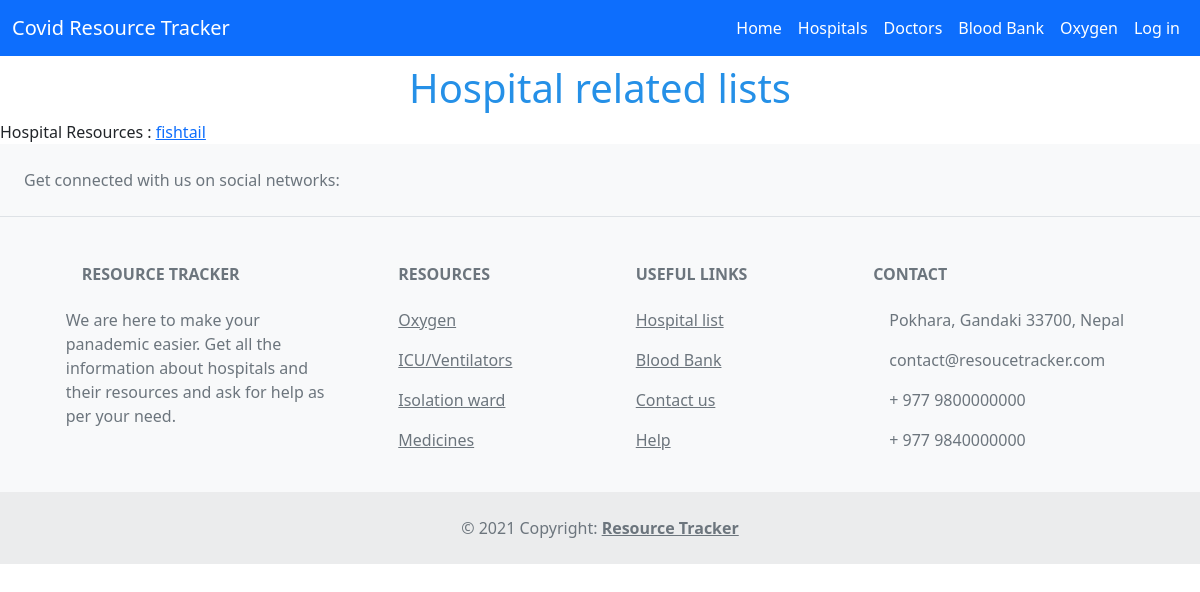
The page /hospital_related_list/ on the database as committed earlier.
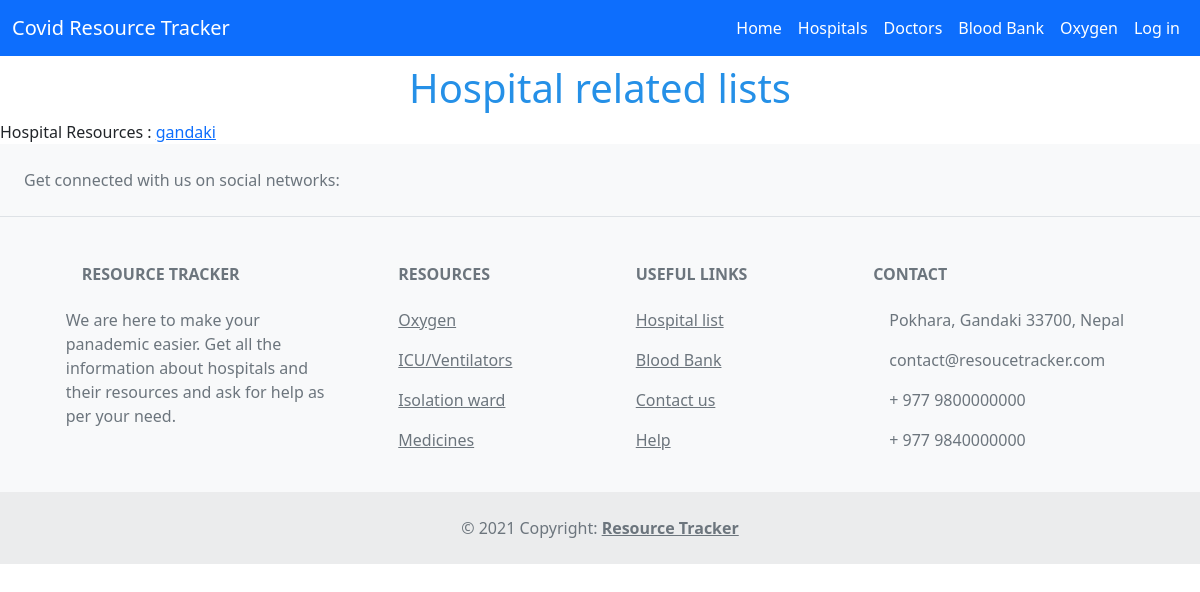
The same page on the database as committed later.
### apps/models.py (models this page shows, shortened)
class HospitalRelated(models.Model):
    doctors_available = (
        ('Not Available', 'Not Available'),
        ('Available', 'Available'),
    )
    ambulance_available = (
        ('Not Available', 'Not Available'),
        ('Available', 'Available'),
    )
    blood_available = (
        ('Not Available', 'Not Available'),
        ('Available', 'Available'),
    )
    bed_available = (
        ('Not Available', 'Not Available'),
        ('Available', 'Available'),
    )
    oxygen_available = (
        ('Not Available', 'Not Available'),
        ('Available', 'Available'),
    )
    hospital = models.ForeignKey(Hospital, on_delete=models.CASCADE)
    doctor = models.ForeignKey(Doctor, on_delete=models.CASCADE)
    volunteer = models.ForeignKey(Volunteer, on_delete=models.CASCADE)
    has_doctor = models.CharField(choices=doctors_available, max_length=50, default='Not Available')
    has_ambulance = models.CharField(choices=ambulance_available, max_length=50, default='Not Available')
    has_blood = models.CharField(choices=blood_available, max_length=50, default='Not Available')
    has_bed = models.CharField(choices=bed_available, max_length=50, default='Not Available')
    has_oxygen = models.CharField(choices=oxygen_available, max_length=50, default='Not Available')

class Hospital(models.Model):
    name = models.CharField(max_length=255)
    email = models.EmailField(unique=True)
    address = models.CharField(max_length=255)
    contact_no = models.CharField(max_length=15)
    hospital_image = models.ImageField(upload_to='hospital_image')

### apps/user_views.py (the view)
# urls.py: path('hospital_related_list/', hospital_related_list, name='hospital_related_list'),
def hospital_related_list(request):
    hospital_relates = HospitalRelated.objects.all()
    context = {
        'hospital_relates': hospital_relates,
    }
    return render(request, 'user/hospital_related_list.html', context)

### apps/templates/user/hospital_related_list.html (shortened to what this page needs)
{% extends 'user_base.html' %}
{% block content %}
<h1 class="text-center my-2">Hospital related lists</h1>
Hospital Resources  :
{% for hospital_relate in hospital_relates %}
<a href="{% url 'hospital_related_detail' hospital_relate.pk %}"> {{ hospital_relate.hospital.name }}
</a>
{% endfor %}
{% endblock content %}

Rows that differ between the two databases and show on the page:
removed HospitalRelated: hospital.name "fishtail"
added HospitalRelated: hospital.name "gandaki"
